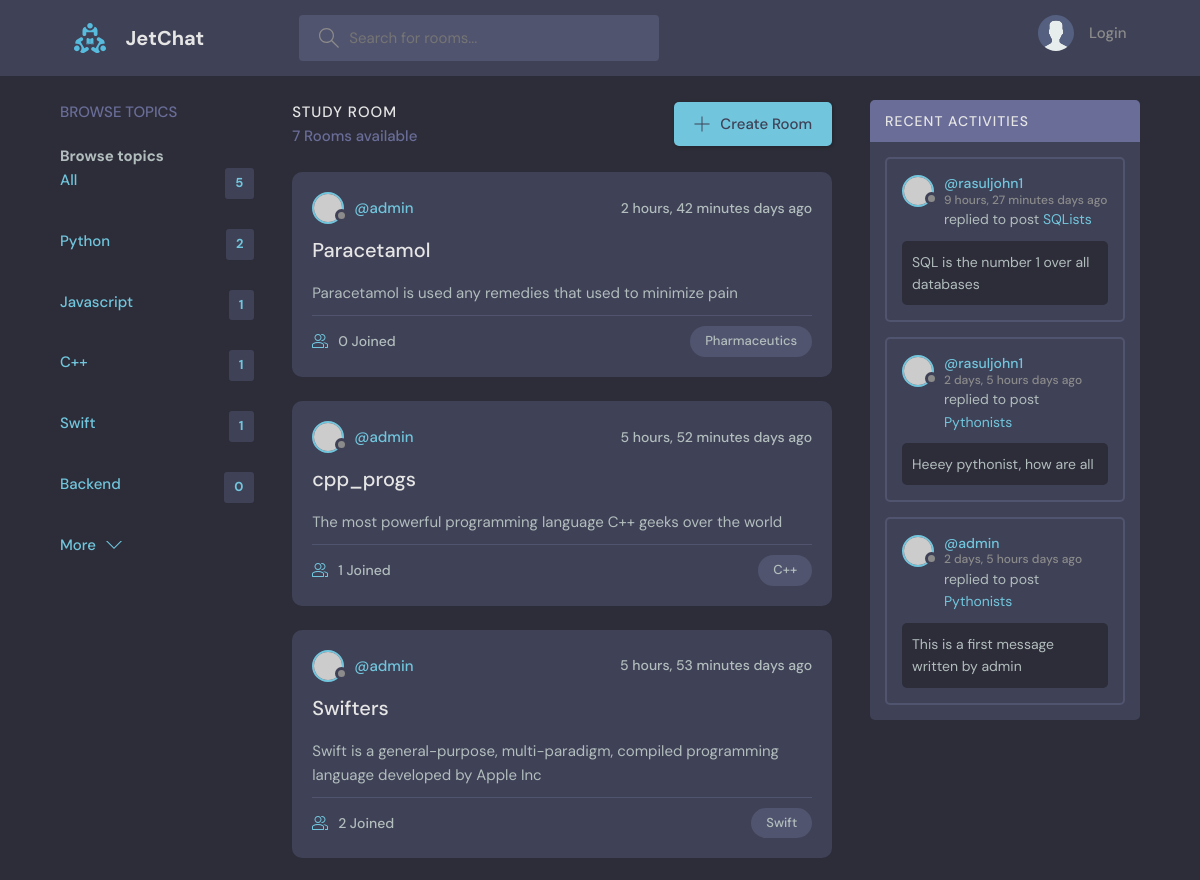
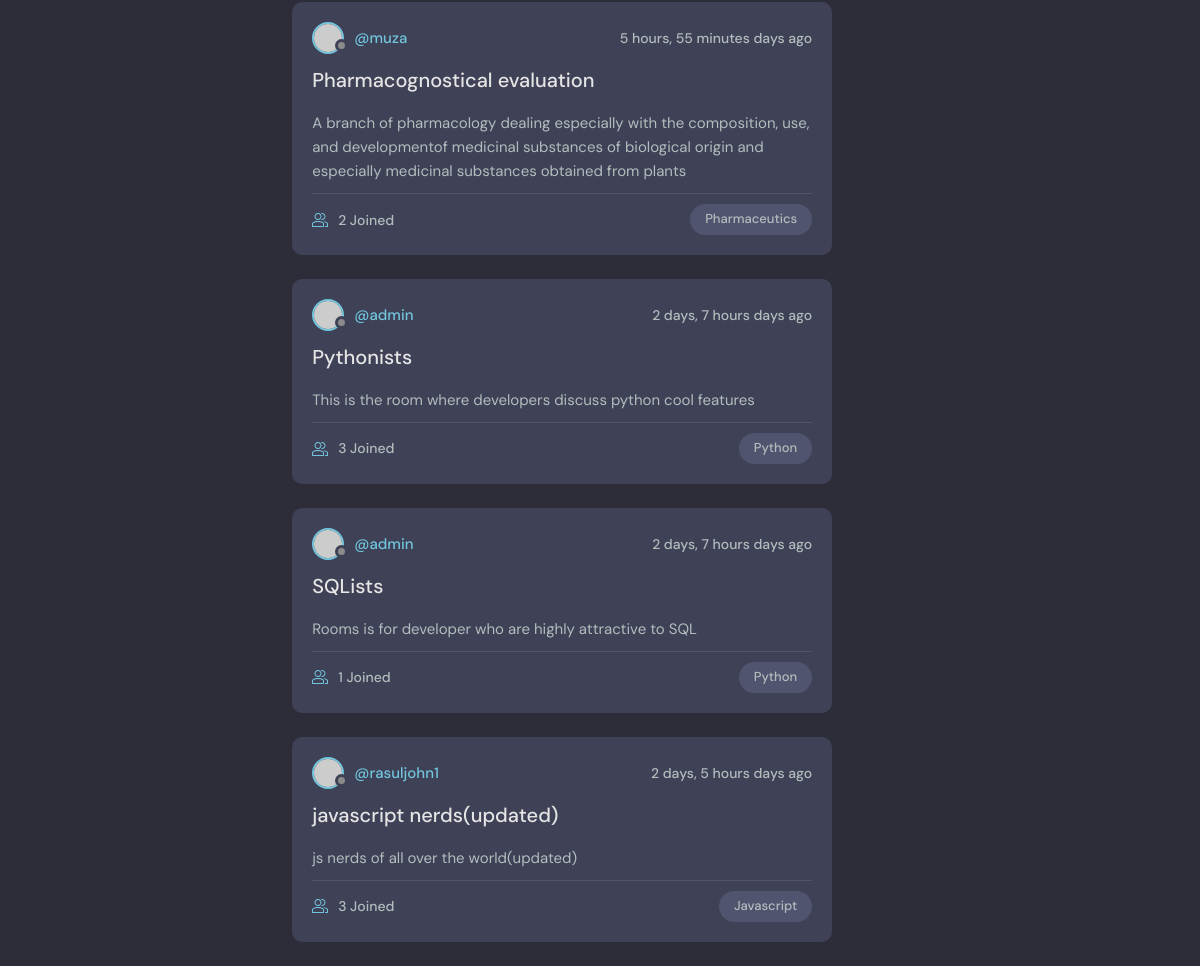
The page / on the database its author committed (2 pictures, top to bottom).
### base/models.py (models this page shows, shortened)
class Topic(models.Model):
    name = models.CharField(max_length=200)

class Room(models.Model):
    host = models.ForeignKey(User, on_delete=models.SET_NULL, null=True)
    topic = models.ForeignKey(Topic, on_delete=models.SET_NULL, null=True)
    name = models.CharField(max_length=200)
    description = models.TextField(null=True, blank=True)
    participants = models.ManyToManyField(User, related_name='participants', blank=True)
    updated = models.DateTimeField(auto_now=True)
    created = models.DateTimeField(auto_now_add=True)
    class Meta:
        ordering = ['-updated', '-created']
    def __str__(self):
        return self.name

class Message(models.Model):
    user = models.ForeignKey(User, on_delete=models.CASCADE)
    room = models.ForeignKey(Room, on_delete=models.CASCADE)
    body = models.TextField()
    updated = models.DateTimeField(auto_now=True)
    created = models.DateTimeField(auto_now_add=True)
    class Meta:
        ordering = ['-updated', '-created']

### base/views.py (the view)
# urls.py: path('', views.home, name='home'),
def home(request):
    q = request.GET.get('q') if request.GET.get('q') != None else ''
    rooms = Room.objects.filter(
        Q(topic__name__icontains=q) |
        Q(name__icontains=q) |
        Q(description__icontains=q)
    )
    topics = Topic.objects.all()[:5]
    rooms_count = rooms.count()
    room_messages = Message.objects.filter(Q(room__topic__name__icontains=q))
    context = {'rooms': rooms, 'topics': topics, 'rooms_count': rooms_count, 'room_messages': room_messages}
    return render(request, 'base/home.html', context)

### base/templates/base/home.html (shortened to what this page needs)
{% extends 'main.html' %} {% block content %}
<main class="layout layout--3">
  <div class="container">
    {% include 'base/topics_component.html' %}
    <div class="roomList">
      <div class="roomList__header">
        <div>
          <h2>Study Room</h2>
          <p>{{ rooms_count }} Rooms available</p>
        </div>
        <a class="btn btn--main" href="{% url 'create-room' %}">
          <svg
            version="1.1"
            xmlns="http://www.w3.org/2000/svg"
            width="32"
            height="32"
            viewBox="0 0 32 32"
          >
            <title>add</title>
            <path
              d="M16.943 0.943h-1.885v14.115h-14.115v1.885h14.115v14.115h1.885v-14.115h14.115v-1.885h-14.115v-14.115z"
            ></path>
          </svg>
          Create Room
        </a>
      </div>
      {% include 'base/feed_component.html' %}
    </div>
    <div class="activities">
      <div class="activities__header">
        <h2>Recent Activities</h2>
      </div>
      {% include 'base/activity_component.html' %}
    </div>
  </div>
</main>
{% endblock content %}

### base/templates/base/topics_component.html
<div class="topics">
    <div class="topics__header">
      <h2>Browse Topics</h2>
    </div>
    <ul class="topics__list">
    <h3>Browse topics</h3>
      <li>
        <a href="{% url 'topics' %}" class="active">All<span>{{ topics.count }}</span></a>
      </li>
      {% for topic in topics %}
        <li>
          <a href="{% url 'home' %}?q={{ topic.name }}" class="active">{{ topic.name }} <span>{{ topic.room_set.all.count }}</span></a>
        </li>
      {% endfor %}
      </ul>
    <a class="btn btn--link" href="{% url 'topics' %}">
      More
      <svg version="1.1" xmlns="http://www.w3.org/2000/svg" width="32" height="32" viewBox="0 0 32 32">
        <title>chevron-down</title>
        <path d="M16 21l-13-13h-3l16 16 16-16h-3l-13 13z"></path>
      </svg>
    </a>
</div>

### base/templates/base/feed_component.html (shortened to what this page needs)
{% for room in rooms %}
<div class="roomListRoom">
        <div class="roomListRoom__header">
          <a href="{% url 'user-profile' room.host.id %}" class="roomListRoom__author">
            <div class="avatar avatar--small">
              <img src="https://randomuser.me/api/portraits/women/11.jpg" />
            </div>
            <span>@{{ room.host.username }}</span>
          </a>
          <div class="roomListRoom__actions">
            <span>{{ room.created|timesince }} days ago</span>
          </div>
        </div>
        <div class="roomListRoom__content">
          <a href="{% url 'room' room.id %}">{{ room.name }}</a>
          <p>
            {{ room.description }}
          </p>
        </div>
        <div class="roomListRoom__meta">
          <a href="{% url 'room' room.id %}" class="roomListRoom__joined">
            {{ room.participants.all.count }} Joined
          </a>
          <p class="roomListRoom__topic">{{ room.topic.name }}</p>
        </div>
      </div>
{% endfor %}

### base/templates/base/activity_component.html (shortened to what this page needs)
{% for message in room_messages %}
<div class="activities__box">
        <div class="activities__boxHeader roomListRoom__header">
          <a href="{% url 'user-profile' message.user.id %}" class="roomListRoom__author">
            <div class="avatar avatar--small">
              <img src="https://randomuser.me/api/portraits/women/11.jpg" />
            </div>
            <p>
              @{{ message.user }}
              <span>{{ message.created|timesince }} days ago</span>
            </p>
          </a>
        </div>
        <div class="activities__boxContent">
          <p>
            replied to post <a href="{% url 'room' message.room.id %}">{{ message.room }}</a
            >
          </p>
          <div class="activities__boxRoomContent">
            {{ message.body }}
          </div>
        </div>
      </div>
{% endfor %}

### rows shown on the page
Topic: name "Python", room_set.all.count "2"
Topic: name "Javascript", room_set.all.count "1"
Topic: name "C++", room_set.all.count "1"
Topic: name "Swift", room_set.all.count "1"
Topic: name "Backend", room_set.all.count "0"
Room: host.username "admin", created "2 hours, 42 minutes", name "Paracetamol", description "Paracetamol is used any remedies that used to minimize pain", participants.all.count "0", topic.name "Pharmaceutics"
Room: host.username "admin", created "5 hours, 52 minutes", name "cpp_progs", description "The most powerful programming language C++ geeks over the world", participants.all.count "1", topic.name "C++"
Room: host.username "admin", created "5 hours, 53 minutes", name "Swifters", description "Swift is a general-purpose, multi-paradigm, compiled programming language developed by Apple Inc", participants.all.count "2", topic.name "Swift"
Room: host.username "muza", created "5 hours, 55 minutes", name "Pharmacognostical evaluation", description "A branch of pharmacology dealing especially with the composition, use, and developmentof medicinal substances of biological origin and especially medicinal substances obtained from plants", participants.all.count "2", topic.name "Pharmaceutics"
Room: host.username "admin", created "2 days, 7 hours", name "Pythonists", description "This is the room where developers discuss python cool features", participants.all.count "3", topic.name "Python"
Room: host.username "admin", created "2 days, 7 hours", name "SQLists", description "Rooms is for developer who are highly attractive to SQL", participants.all.count "1", topic.name "Python"
Room: host.username "rasuljohn1", created "2 days, 5 hours", name "javascript nerds(updated)", description "js nerds of all over the world(updated)", participants.all.count "3", topic.name "Javascript"
Message: user "rasuljohn1", created "9 hours, 27 minutes", room "SQLists", body "SQL is the number 1 over all databases"
Message: user "rasuljohn1", created "2 days, 5 hours", room "Pythonists", body "Heeey pythonist, how are all"
Message: user "admin", created "2 days, 5 hours", room "Pythonists", body "This is a first message written by admin"

### other values the page prints
{{ topics.count }} "5"
{{ rooms_count }} "7"
